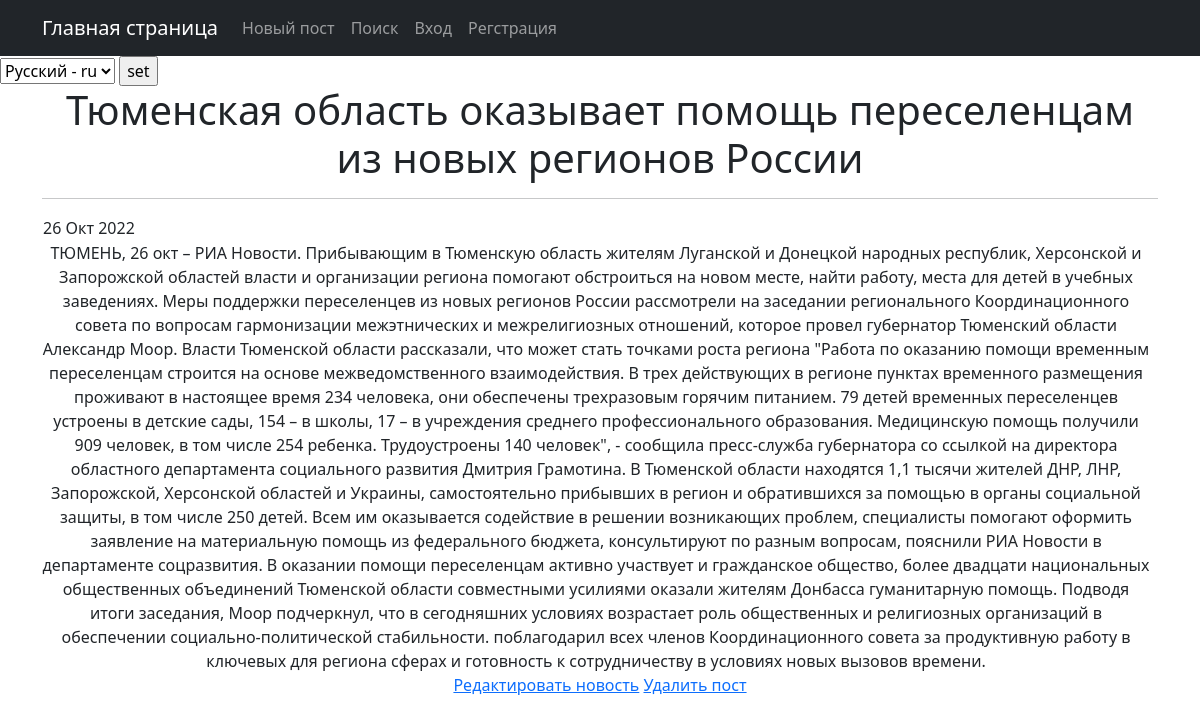
The page /34 on the database its author committed.
### news/models.py (models this page shows, shortened)
class Post(models.Model):
    NEWS = 'NW'
    ARTICLE = 'AR'
    CATEGORY_CHOICES = [
        (NEWS, 'Новость'),
        (ARTICLE, 'Статья'),
    ]
    post_author = models.ForeignKey(Author, on_delete=models.CASCADE, verbose_name=_('Author'))
    category_type = models.CharField(
        max_length=2, choices=CATEGORY_CHOICES, default=ARTICLE, verbose_name=_('Type of post'))
    date_creation = models.DateTimeField(auto_now_add=True, verbose_name=_('Date creation'))
    post_category = models.ManyToManyField(Category, through='PostCategory')
    title = models.CharField(max_length=128, verbose_name=_('Title'))
    text = models.TextField(verbose_name=_('Text'))
    rating = models.SmallIntegerField(default=0, verbose_name=_('Rating'))
    def __str__(self):
        return self.title.title()
    class Meta:
        verbose_name = _('Post')
        verbose_name_plural = _('Posts')

### news/views.py (the view)
# urls.py: path('<int:pk>', PostDetail.as_view(), name='post_detail'),
class PostDetail(DetailView):
    model = Post
    template_name = 'news/post.html'
    context_object_name = 'post_detail'
    def get_object(self, *args, **kwargs):
        obj = cache.get(f'post-{self.kwargs["pk"]}', None)
        print('cache.get obj', obj)
        if not obj:
            obj = super().get_object(queryset=self.queryset)
            cache.set(f'post-{self.kwargs["pk"]}', obj)
            print('if not obj', obj)
        return obj

### templates/news/post.html (shortened to what this page needs)
{% extends 'flatpages/default.html' %}
{% load i18n %}
{% block content %}
<h1 class="text-center">{{ post_detail.title }} </h1>
<hr>
    <table>
        <tr>
            <td>{{ post_detail.date_creation|date:'d M Y' }}</td>
        </tr>
    </table>
<ul class="list-inline">
    <li class="list-inline-item">{{ post_detail.text }}</li>
    <li class="list-inline-item">
           <div class="d-grid gap-2 d-md-block">
                <a class="linc" href="{% url 'news:post_update' post_detail.id %}">{% trans "Edit the news" %}</a>
                <a class="linc" href="{% url 'news:post_delete' post_detail.id %}">{% trans "Delete post" %}</a>
           </div>
    </li>
</ul>
{% endblock content %}

### rows shown on the page
Post: title "Тюменская область оказывает помощь переселенцам из новых регионов России", date_creation "26 Окт 2022", text "ТЮМЕНЬ, 26 окт – РИА Новости. Прибывающим в Тюменскую область жителям Луганской и Донецкой народных республик, Херсонской и Запорожской областей власти и организации региона помогают обстроиться на новом месте, найти работу, места для детей в учебных заведениях. Меры поддержки переселенцев из новых регионов России рассмотрели на заседании регионального Координационного совета по вопросам гармонизации межэтнических и межрелигиозных отношений, которое провел губернатор Тюменский области Александр Моор. Власти Тюменской области рассказали, что может стать точками роста региона \"Работа по оказанию помощи временным переселенцам строится на основе межведомственного взаимодействия. В трех…"

### other values the page prints
form field language "Русский - ru"
